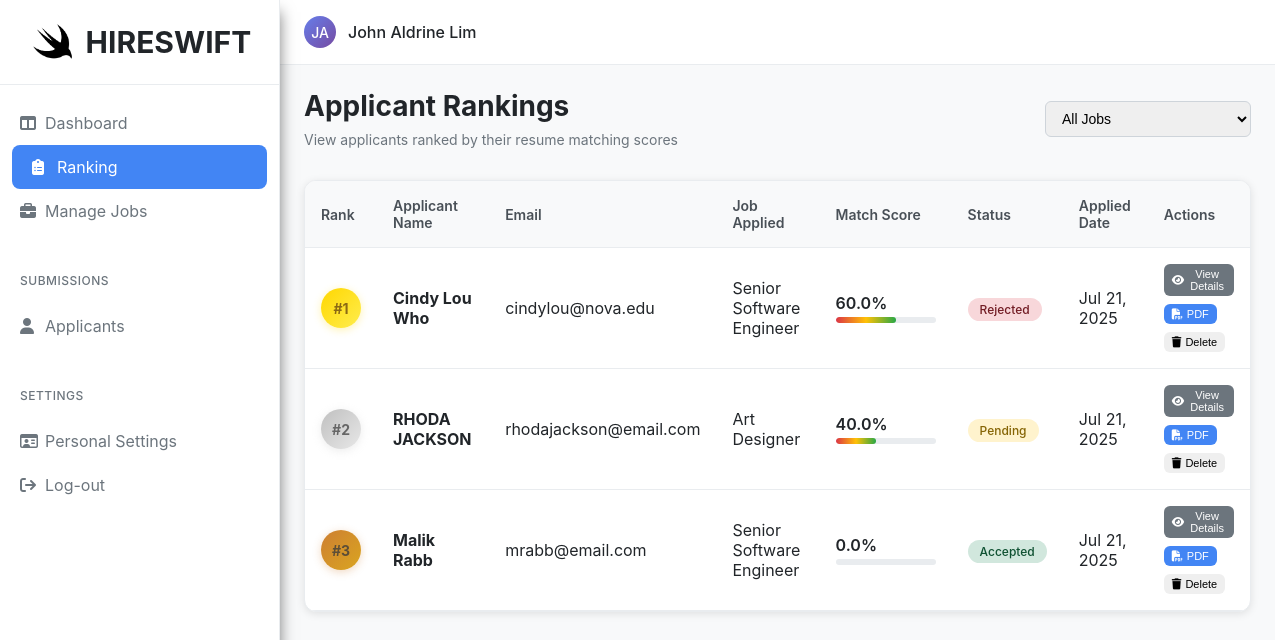
Screenshot of /Content/master.php?content=ranking (signed in) with the database file from the repository.
### tables this page shows
CREATE TABLE `applications` (
  `id` int(11) NOT NULL,
  `job_id` int(11) NOT NULL,
  `applicant_name` varchar(255) NOT NULL,
  `email` varchar(255) NOT NULL,
  `phone` varchar(50) DEFAULT NULL,
  `resume_pdf_path` varchar(255) NOT NULL COMMENT 'Path to the uploaded PDF resume',
  `parsed_resume_path` varchar(255) DEFAULT NULL COMMENT 'Path to the parsed resume JSON file',
  `status` enum('Pending','Reviewing','Shortlisted','Interviewed','Accepted','Rejected') DEFAULT 'Pending',
  `score` decimal(5,2) DEFAULT 0.00 COMMENT 'Match score from 0-100',
  `created_at` timestamp NOT NULL DEFAULT current_timestamp(),
  `updated_at` timestamp NOT NULL DEFAULT current_timestamp() ON UPDATE current_timestamp()
);

CREATE TABLE `jobs` (
  `id` int(11) NOT NULL,
  `title` varchar(255) NOT NULL,
  `employment_type` enum('Full Time','Part Time','Contract','Internship') NOT NULL,
  `skills` text DEFAULT NULL,
  `education` text DEFAULT NULL,
  `description` text NOT NULL,
  `status` enum('Active','Inactive') DEFAULT 'Active',
  `created_by` varchar(64) DEFAULT NULL,
  `link_id` int(11) DEFAULT NULL,
  `created_at` timestamp NOT NULL DEFAULT current_timestamp(),
  `updated_at` timestamp NOT NULL DEFAULT current_timestamp() ON UPDATE current_timestamp()
);

### Content/contentview/ranking.php (the view, shortened to what this page needs)
<?php
require_once '../Query/connect.php';
$user_id = $_SESSION['id'];
$applicationsQuery = "SELECT a.*, j.title as job_title
                     FROM applications a
                     INNER JOIN jobs j ON a.job_id = j.id
                     WHERE j.created_by = $user_id";
$applicationsQuery .= " ORDER BY a.score DESC, a.created_at DESC";
$applicationsResult = mysqli_query($con, $applicationsQuery);
$applications = [];
while ($row = mysqli_fetch_assoc($applicationsResult)) {
    $applications[] = $row;
}
?>
<link rel="stylesheet" href="CSS/ranking.css">
<div class="ranking-container">
    <div class="page-header">
        <div>
            <h1>Applicant Rankings</h1>
            <p>View applicants ranked by their resume matching scores</p>
        </div>
        <div class="filter-section">
            <select id="jobFilter" class="form-control" onchange="filterRankings()">
                <option value="0">All Jobs</option>
            </select>
        </div>
    </div>
    <div class="ranking-table">
        <table class="table">
            <thead>
                <tr>
                    <th>Rank</th>
                    <th>Applicant Name</th>
                    <th>Email</th>
                    <th>Job Applied</th>
                    <th>Match Score</th>
                    <th>Status</th>
                    <th>Applied Date</th>
                    <th>Actions</th>
                </tr>
            </thead>
            <tbody>
                <?php if (empty($applications)): ?>
                <tr>
                    <td colspan="8" style="text-align: center; color: #6c757d; padding: 40px;">
                        No scored applications found for the selected criteria.
                    </td>
                </tr>
                <?php else: ?>
                <?php foreach ($applications as $index => $application): ?>
                <tr>
                    <td>
                        <div class="rank-badge rank-<?php echo $index < 3 ? $index + 1 : 'other'; ?>">
                            #<?php echo $index + 1; ?>
                        </div>
                    </td>
                    <td>
                        <strong><?php echo htmlspecialchars($application['applicant_name']); ?></strong>
                    </td>
                    <td><?php echo htmlspecialchars($application['email']); ?></td>
                    <td><?php echo htmlspecialchars($application['job_title']); ?></td>
                    <td>
                        <div class="score-container">
                            <div class="score-value"><?php echo number_format($application['score'], 1); ?>%</div>
                            <div class="score-bar">
                                <div class="score-fill" style="width: <?php echo $application['score']; ?>%"></div>
                            </div>
                        </div>
                    </td>
                    <td>
                        <span class="status-badge status-<?php echo strtolower($application['status']); ?>">
                            <?php echo htmlspecialchars($application['status']); ?>
                        </span>
                    </td>
                    <td><?php echo date('M j, Y', strtotime($application['created_at'])); ?></td>
                    <td>
                        <div class="actions">
                            <button class="btn btn-secondary btn-sm" onclick="viewParsedResume(<?php echo $application['id']; ?>)">
                                <i class="fas fa-eye"></i>
                                View Details
                            </button>
                            <button class="btn btn-primary btn-sm" onclick="viewResume('<?php echo htmlspecialchars($application['resume_pdf_path']); ?>')">
                                <i class="fas fa-file-pdf"></i>
                                PDF
                            </button>
                            <button class="btn btn-danger btn-sm" onclick="deleteApplication(<?php echo $application['id']; ?>)">
                                <i class="fas fa-trash"></i>
                                Delete
                            </button>
                        </div>
                    </td>
                </tr>
                <?php endforeach; ?>
                <?php endif; ?>
            </tbody>
        </table>
    </div>
</div>

### Content/CSS/master.css (style rules this page uses)
* { margin: 0; padding: 0; box-sizing: border-box; }
body { font-family: -apple-system, BlinkMacSystemFont, 'Segoe UI', Roboto, sans-serif; background-color: #f8f9fa; overflow-x: hidden; }

### Content/CSS/ranking.css (style rules this page uses)
.ranking-container { max-width: 100%; }
.page-header { display: flex; justify-content: space-between; align-items: center; margin-bottom: 32px; flex-wrap: wrap; gap: 16px; }
.page-header h1 { color: #212529; font-size: 28px; margin-bottom: 8px; }
.page-header p { color: #6c757d; font-size: 14px; }
.filter-section { display: flex; align-items: center; gap: 12px; }
.form-control { padding: 8px 12px; border: 1px solid #ced4da; border-radius: 6px; font-size: 14px; min-width: 200px; }
.ranking-table { background: white; border-radius: 12px; overflow: hidden; box-shadow: 0 2px 8px rgba(0, 0, 0, 0.1); border: 1px solid #e9ecef; }
.table { width: 100%; border-collapse: collapse; }
.table th, .table td { padding: 16px; text-align: left; border-bottom: 1px solid #e9ecef; }
.table th { background: #f8f9fa; font-weight: 600; color: #495057; font-size: 14px; }
.table td { color: #212529; }
.rank-badge { display: inline-flex; align-items: center; justify-content: center; width: 40px; height: 40px; border-radius: 50%; font-weight: 700; font-size: 14px; }
.rank-1 { background: linear-gradient(135deg, #ffd700, #ffed4e); color: #8b6914; box-shadow: 0 2px 8px rgba(255, 215, 0, 0.3); }
.rank-2 { background: linear-gradient(135deg, #c0c0c0, #e8e8e8); color: #666; box-shadow: 0 2px 8px rgba(192, 192, 192, 0.3); }
.rank-3 { background: linear-gradient(135deg, #cd7f32, #daa520); color: #5d4e37; box-shadow: 0 2px 8px rgba(205, 127, 50, 0.3); }
.score-container { display: flex; flex-direction: column; gap: 4px; min-width: 100px; }
.score-value { font-weight: 600; color: #212529; font-size: 16px; }
.score-bar { width: 100%; height: 6px; background: #e9ecef; border-radius: 3px; overflow: hidden; }
.score-fill { height: 100%; background: linear-gradient(90deg, #dc3545 0%, #ffc107 50%, #28a745 100%); border-radius: 3px; transition: width 0.3s ease; }
.status-badge { padding: 4px 12px; border-radius: 20px; font-size: 12px; font-weight: 500; }
.status-pending { background: #fff3cd; color: #856404; }
.status-accepted { background: #d1e7dd; color: #0f5132; }
.status-rejected { background: #f8d7da; color: #721c24; }
.actions { display: flex; gap: 8px; flex-wrap: wrap; }
.btn { padding: 6px 12px; border: none; border-radius: 6px; font-weight: 500; cursor: pointer; text-decoration: none; display: inline-flex; align-items: center; gap: 4px; transition: all 0.2s; font-size: 12px; }
.btn-primary { background: #4285f4; color: white; }
.btn-secondary { background: #6c757d; color: white; }
.btn-sm { padding: 4px 8px; font-size: 11px; }

### rows the page displays
applications: applicant_name "Cindy Lou Who", email "cindylou@nova.edu", job.title "Senior Software Engineer", score "60.0", status "Rejected", created_at "Jul 21, 2025"
applications: applicant_name "RHODA JACKSON", email "rhodajackson@email.com", job.title "Art Designer", score "40.0", status "Pending", created_at "Jul 21, 2025"
applications: applicant_name "Malik Rabb", email "mrabb@email.com", job.title "Senior Software Engineer", score "0.0", status "Accepted", created_at "Jul 21, 2025"

### other values shown
$initials "JA"
$name "John Aldrine Lim"
